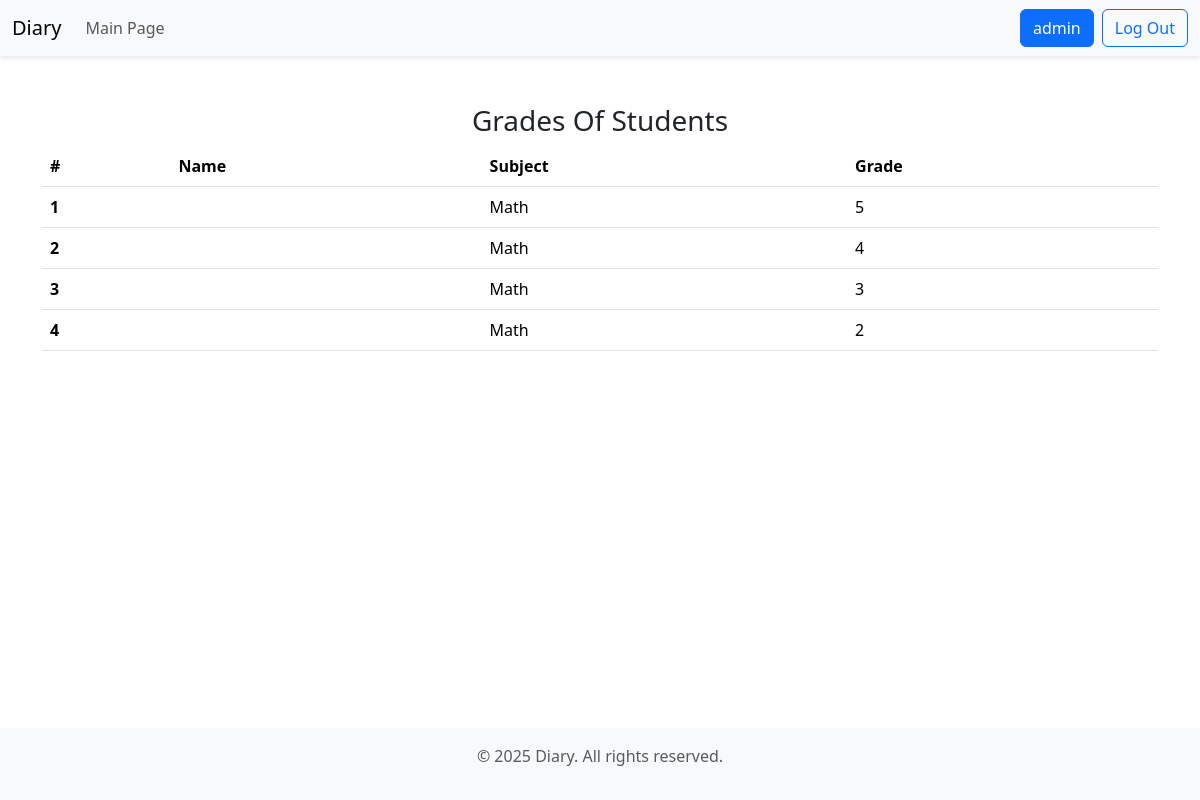
The page / (signed in) on the database its author committed.
### user/models.py (models this page shows, shortened)
class CustomUser(AbstractUser):
    birth_date = models.DateTimeField(auto_now=True, null=True, blank=True, verbose_name="Birth Date")
    address = models.CharField(max_length=255, null=True, blank=True, verbose_name="Address")
    phone = models.IntegerField(null=True, blank=True, verbose_name="Phone Number")
    avatar = models.ImageField(upload_to="avatars/", null=True, blank=True, verbose_name="Avatar")
    created_at = models.DateTimeField(auto_now_add=True)
    updated_at = models.DateTimeField(auto_now=True)

### grade/models.py (models this page shows, shortened)
class Grade(models.Model):
    subject = models.ForeignKey(Subject, on_delete=models.CASCADE, related_name="Grades")
    student = models.ForeignKey(CustomUser, on_delete=models.CASCADE, related_name="Grades")
    grade = models.IntegerField(default=2)
    created_at = models.DateTimeField(auto_now_add=True)

class Subject(models.Model):
    subject = models.CharField(max_length=255, null=False, blank=False, verbose_name="Subject's Name")
    clas = models.ForeignKey(Clas, on_delete=models.CASCADE)
    def __str__(self) -> str:
        return f"{self.subject}"

### user/views.py (the view)
# urls.py: path("", home_page, name="home"),
def home_page(request):
    grades = Grade.objects.all()
    context = { "grades" : grades }
    return render(request, "home.html", context)

### templates/home.html (shortened to what this page needs)
{% extends "base.html" %}
{% block content %}
    <div class="container mt-5">
        <h3 class="text-center">Grades Of Students</h3>
        <table class="table">
            <thead>
                <tr>
                    <th class="col">#</th>
                    <th scope="col">Name</th>
                    <th scope="col">Subject</th>
                    <th scope="col">Grade</th>
                </tr>
            </thead>
            <tbody>
                {% for grade in grades %}
                    <tr>
                        <th scope="row">{{ grade.id }}</th>
                        <td>{{ grade.student.first_name }}</td>
                        <td>{{ grade.subject }}</td>
                        <td>{{ grade.grade }}</td>
                    </tr>
                {% endfor %}
            </tbody>
        </table>
    </div>
{% endblock content %}

### templates/base.html (shortened to what this page needs)
<!DOCTYPE html>
<html lang="en">
<head>
    <link
        href="https://cdn.jsdelivr.net/npm/bootstrap@5.3.5/dist/css/bootstrap.min.css"
        rel="stylesheet"
        >
</head>
<body>
    <nav class="navbar navbar-expand-lg bg-light">
        <div class="container-fluid">
            <a class="navbar-brand" href="/">Diary</a>
            <div class="collapse navbar-collapse" id="navbarContent">
                <ul class="navbar-nav me-auto mb-2 mb-lg-0">
                    <li class="nav-item">
                        <a class="nav-link" href="/">Main Page</a>
                    </li>
                </ul>
                <div class="d-flex">
                    {% if request.user.is_authenticated %}
                        <a href="{% url 'profile' user.id %}" class="btn btn-primary me-2">
                            {{ user.username }}
                        </a>
                        <a href="{% url 'log_out' %}" class="btn btn-outline-primary">Log Out</a>
                    {% else %}
                        <a href="{% url 'log_in' %}" class="btn btn-outline-primary me-2">Sign In</a>
                        <a href="{% url 'sign_up' %}" class="btn btn-primary">Sign Up</a>
                    {% endif %}
                </div>
            </div>
        </div>
    </nav>
    {% block content %}
    {% endblock %}
    <footer class="bg-light py-3 text-center text-muted">
        <div class="container">
            <p>&copy; 2025 Diary. All rights reserved.</p>
        </div>
    </footer>
</body>
</html>

### templates/base.html (style rules this page uses)
body { min-height: 100vh; display: flex; flex-direction: column; }
footer { margin-top: auto; }
.navbar { box-shadow: 0 2px 5px rgba(0,0,0,0.1); }

### rows shown on the page
CustomUser: username "admin"
Grade: id "1", subject "Math", grade "5"
Grade: id "2", subject "Math", grade "4"
Grade: id "3", subject "Math", grade "3"
Grade: id "4", subject "Math", grade "2"
